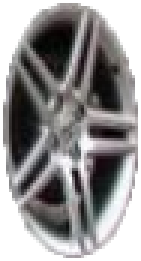
#> input picture 轮毂/004A1.png, 47 x 87 px (shown 3 times larger)
$ python '变成圆.py'
#> lines starting #> are read from the running program, lines starting #| are printed output that depends on the picture
#> further down, image is the input picture: PIL image 47x87 RGBA; mean R, G, B, A 82.9, 81.1, 81.5, 185.8
from PIL import Image
import numpy as np

def convert_to_square(image, size=64):
    # 将图像转换为灰度图以便处理
#> called with size = 64
    gray_image = image.convert('L')
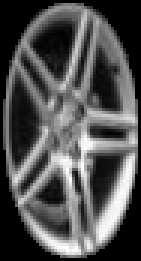
#> gray_image: PIL image 47x87 L (shown 3 times larger); min 0, max 254, mean 81.7
    # 将图像转换为 numpy 数组
    img_array = np.array(gray_image)

    # 找到非零像素的坐标
    rows, cols = np.nonzero(img_array)
#> rows = 3139 values from 1 to 85; cols = 3139 values, max 45 at index 1145, min 1 at index 1101, mean 23.17
    if len(rows) == 0 or len(cols) == 0:
        return Image.new("RGB", (size, size), (0, 0, 0))

    # 计算椭圆的边界
    min_row, max_row = np.min(rows), np.max(rows)
#> min_row = 1; max_row = 85
    min_col, max_col = np.min(cols), np.max(cols)
#> min_col = 1; max_col = 45
    # 计算椭圆的长短轴长度
    major_axis = max(max_row - min_row, max_col - min_col)
#> major_axis = 84
    minor_axis = min(max_row - min_row, max_col - min_col)
#> minor_axis = 44

    # 计算缩放比例
    scale_ratio = major_axis / minor_axis if minor_axis != 0 else 1
#> scale_ratio = 1.91

    # 根据长短轴方向进行缩放
    if max_row - min_row > max_col - min_col:
        new_width = int(image.width * scale_ratio)
#> new_width = 89
        resized_image = image.resize((new_width, image.height))
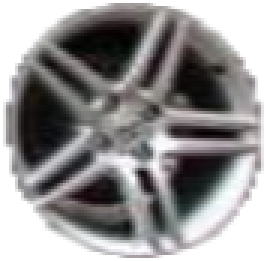
#> resized_image: PIL image 89x87 RGBA (shown 3 times larger); mean R, G, B, A 84.1, 82.1, 82.6, 185.9; transparent parts drawn white
    else:
        new_height = int(image.height * scale_ratio)
        resized_image = image.resize((image.width, new_height))

    # 重新计算灰度图和非零像素坐标
    gray_resized = resized_image.convert('L')
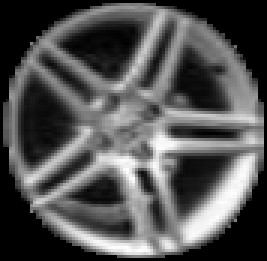
#> gray_resized: PIL image 89x87 L (shown 3 times larger); min 0, max 255, mean 82.8
    resized_array = np.array(gray_resized)
    rows, cols = np.nonzero(resized_array)
#> rows = 6032 values from 1 to 85; cols = 6032 values, max 87 at index 2280, min 1 at index 2194, mean 44.33

    # 再次计算椭圆的边界
    min_row, max_row = np.min(rows), np.max(rows)
    min_col, max_col = np.min(cols), np.max(cols)
#> max_col = 87

    # 裁剪出包含椭圆的正方形区域
    left = min_col
#> left = 1
    top = min_row
#> top = 1
    right = max_col
#> right = 87
    bottom = max_row
#> bottom = 85
    cropped_image = resized_image.crop((left, top, right, bottom))
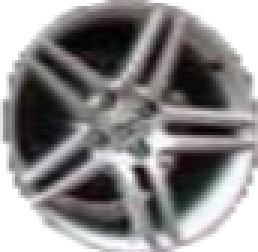
#> cropped_image: PIL image 86x84 RGBA (shown 3 times larger); mean R, G, B, A 89.5, 87.5, 87.9, 198.9; transparent parts drawn white
    cropped_image.show()

    # 调整图像大小为指定尺寸
    final_image = cropped_image.resize((size, size))
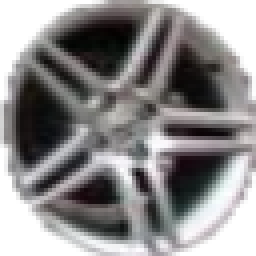
#> final_image: PIL image 64x64 RGBA (shown 4 times larger); mean R, G, B, A 90, 88, 88.5, 199; transparent parts drawn white
    return final_image
# 打开图像
image = Image.open('004A1.png')
# 转换为正方形
square_image = convert_to_square(image, size=64)
# 显示图像
square_image.show()

$ run again, with 轮毂/006A1.png copied over 轮毂/004A1.png
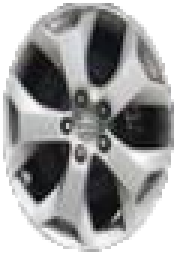
#> input picture 轮毂/006A1.png, 59 x 85 px (shown 3 times larger)
#> image is the input picture: PIL image 59x85 RGBA; mean R, G, B, A 96.7, 96.7, 96.7, 188.2
#> in convert_to_square, `rows, cols = np.nonzero(img_array)`: rows = 3882 values from 1 to 83; cols = 3882 values, max 57 at index 1475, min 1 at index 1251, mean 28.74
#> min_row = 1; max_row = 83
#> in convert_to_square, `min_col, max_col = np.min(cols), np.max(cols)`: min_col = 1; max_col = 57
#> major_axis = 82
#> minor_axis = 56
#> scale_ratio = 1.46
#> new_width = 86
#> in convert_to_square, `gray_resized = resized_image.convert('L')`:
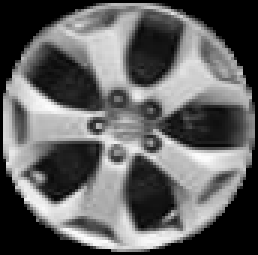
#> gray_resized: PIL image 86x85 L (shown 3 times larger); min 0, max 253, mean 97.7
#> in convert_to_square, `rows, cols = np.nonzero(resized_array)`: rows = 5702 values from 1 to 83; cols = 5702 values, max 84 at index 2247, min 1 at index 1832, mean 42.08
#> in convert_to_square, `min_col, max_col = np.min(cols), np.max(cols)`: max_col = 84
#> left = 1
#> right = 84
#> bottom = 83
#> in convert_to_square, `final_image = cropped_image.resize((size, size))`:
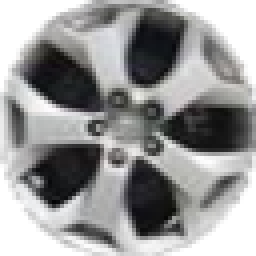
#> final_image: PIL image 64x64 RGBA (shown 4 times larger); mean R, G, B, A 104.9, 104.9, 104.9, 201.9; transparent parts drawn white

$ run again, with 轮毂/004A.png copied over 轮毂/004A1.png
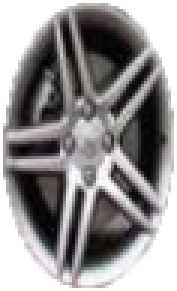
#> input picture 轮毂/004A.png, 59 x 97 px (shown 3 times larger)
#> image is the input picture: PIL image 59x97 RGBA; mean R, G, B, A 93.5, 91.8, 91.9, 192.9
#> in convert_to_square, `rows, cols = np.nonzero(img_array)`: rows = 4561 values from 0 to 96; cols = 4561 values, max 58 at index 1608, min 0 at index 1896, mean 29.2
#> min_row = 0; max_row = 96
#> in convert_to_square, `min_col, max_col = np.min(cols), np.max(cols)`: min_col = 0; max_col = 58
#> major_axis = 96
#> minor_axis = 58
#> scale_ratio = 1.66
#> new_width = 97
#> in convert_to_square, `gray_resized = resized_image.convert('L')`:
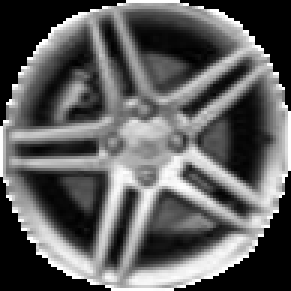
#> gray_resized: PIL image 97x97 L (shown 3 times larger); min 0, max 255, mean 94.6
#> in convert_to_square, `rows, cols = np.nonzero(resized_array)`: rows = 7614 values from 0 to 96; cols = 7614 values, max 96 at index 2792, min 0 at index 3175, mean 48.31
#> in convert_to_square, `min_col, max_col = np.min(cols), np.max(cols)`: max_col = 96
#> left = 0
#> right = 96
#> in convert_to_square, `final_image = cropped_image.resize((size, size))`:
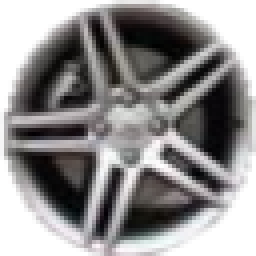
#> final_image: PIL image 64x64 RGBA (shown 4 times larger); mean R, G, B, A 97.9, 96, 96.2, 196.5; transparent parts drawn white
